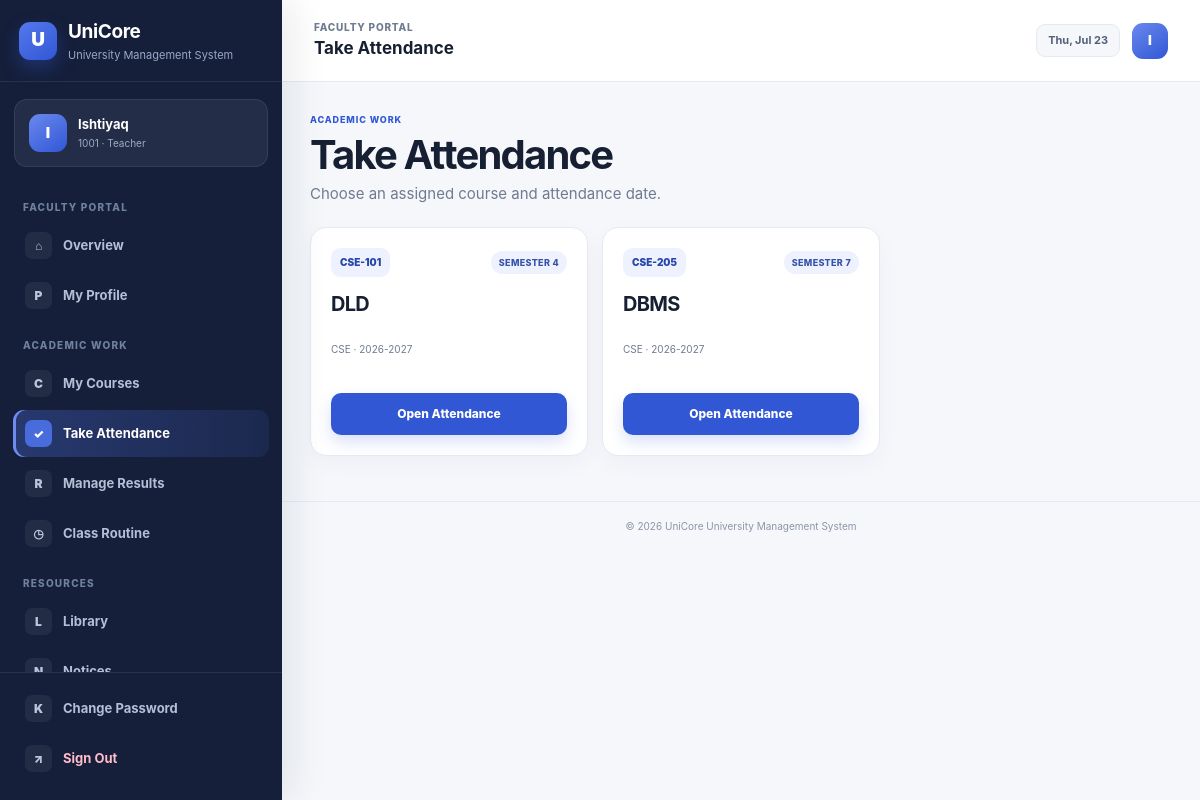
Screenshot of /teacher-portal/attendance/ (signed in) with the database file from the repository.
### accounts/models.py (models this page shows, shortened)
class UserProfile(models.Model):
    ADMIN = "ADMIN"
    STUDENT = "STUDENT"
    TEACHER = "TEACHER"
    ROLE_CHOICES = [
        (ADMIN, "Administrator"),
        (STUDENT, "Student"),
        (TEACHER, "Teacher"),
    ]
    user = models.OneToOneField(
        settings.AUTH_USER_MODEL,
        on_delete=models.CASCADE,
        related_name="ums_profile",
    )
    role = models.CharField(max_length=10, choices=ROLE_CHOICES)
    reference_id = models.CharField(
        max_length=30,
        blank=True,
        help_text="Student ID from MySQL or Teacher ID from PostgreSQL.",
    )
    display_name = models.CharField(max_length=120, blank=True)
    created_at = models.DateTimeField(auto_now_add=True)
    updated_at = models.DateTimeField(auto_now=True)
    class Meta:
        ordering = ["role", "reference_id", "user__username"]
        constraints = [
            models.UniqueConstraint(
                fields=["role", "reference_id"],
                condition=~models.Q(reference_id=""),
                name="unique_role_reference_account",
            )
        ]

### academic/models.py (models this page shows, shortened)
class TimeStampedModel(models.Model):
    created_at = models.DateTimeField(auto_now_add=True)
    updated_at = models.DateTimeField(auto_now=True)
    class Meta:
        abstract = True

class CourseAssignment(TimeStampedModel):
    teacher_ref = models.CharField(max_length=30, help_text="Teacher ID from the PostgreSQL teacher database")
    teacher_name = models.CharField(max_length=120)
    course = models.ForeignKey(Course, on_delete=models.CASCADE, related_name="assignments")
    academic_year = models.CharField(max_length=9, default="2026-2027")
    semester = models.PositiveSmallIntegerField(choices=Course.SEMESTER_CHOICES, default=1)
    class Meta:
        ordering = ["-academic_year", "teacher_ref", "course__code"]
        constraints = [
            models.UniqueConstraint(
                fields=["teacher_ref", "course", "academic_year", "semester"],
                name="unique_teacher_course_assignment",
            )
        ]

class Course(TimeStampedModel):
    SEMESTER_CHOICES = [(number, f"Semester {number}") for number in range(1, 13)]
    code = models.CharField(max_length=20, unique=True)
    title = models.CharField(max_length=150)
    credit = models.DecimalField(
        max_digits=4,
        decimal_places=1,
        default=Decimal("3.0"),
        validators=[MinValueValidator(Decimal("0.5")), MaxValueValidator(Decimal("12.0"))],
    )
    department = models.ForeignKey(Department, on_delete=models.PROTECT, related_name="courses")
    semester = models.PositiveSmallIntegerField(choices=SEMESTER_CHOICES, default=1)
    active = models.BooleanField(default=True)
    class Meta:
        ordering = ["department__code", "semester", "code"]

class Department(TimeStampedModel):
    code = models.CharField(max_length=15, unique=True)
    name = models.CharField(max_length=120, unique=True)
    office = models.CharField(max_length=120, blank=True)
    phone = models.CharField(max_length=20, blank=True)
    description = models.TextField(blank=True)
    class Meta:
        ordering = ["code"]

### accounts/views.py (the view)
# urls.py: path("teacher-portal/attendance/", views.teacher_attendance_center, name="teacher_attendance_center"),
@teacher_required
def teacher_attendance_center(request):
    profile, reference, teacher, database_online, display_name = _teacher_identity(request.user)
    assignments = CourseAssignment.objects.filter(teacher_ref=reference).select_related("course", "course__department")
    return render(
        request,
        "accounts/teacher_work_center.html",
        {
            "assignments": assignments,
            "display_name": display_name,
            "title": "Take Attendance",
            "subtitle": "Choose an assigned course and attendance date.",
            "action_url_name": "teacher_attendance",
            "action_label": "Open Attendance",
        },
    )

### accounts/context_processors.py (called while the page is built)
def role_context(request):
    return {
        "ums_role": get_user_role(request.user),
        "ums_profile": get_user_profile(request.user),
    }

### accounts/utils.py (called while the page is built)
def get_user_role(user):
    if not getattr(user, "is_authenticated", False):
        return None
    if user.is_superuser or user.is_staff:
        return UserProfile.ADMIN
    try:
        return user.ums_profile.role
    except UserProfile.DoesNotExist:
        return None

def get_user_profile(user):
    if not getattr(user, "is_authenticated", False):
        return None
    try:
        return user.ums_profile
    except UserProfile.DoesNotExist:
        return None

### accounts/views.py (called while the page is built)
def _teacher_identity(user):
    profile = get_user_profile(user)
    reference = profile.reference_id
    teacher = None
    database_online = True
    try:
        teacher = Teacher.objects.filter(employee_id=reference).first()
        if teacher is None and str(reference).isdigit():
            teacher = Teacher.objects.filter(pk=int(reference)).first()
    except Exception:
        database_online = False
    display_name = teacher.name if teacher else (profile.display_name or user.username)
    return profile, reference, teacher, database_online, display_name

### accounts/templates/accounts/teacher_work_center.html (shortened to what this page needs)
{% extends "base.html" %}
{% block header_title %}{{ title }}{% endblock %}
{% block content %}
<div class="page-header"><div><span class="eyebrow">Academic Work</span><h1>{{ title }}</h1><p>{{ subtitle }}</p></div></div>
<div class="course-card-grid">{% for item in assignments %}<article class="course-card modern"><div class="course-card-top"><span class="course-code">{{ item.course.code }}</span><span class="soft-badge">Semester {{ item.semester }}</span></div><h3>{{ item.course.title }}</h3><p>{{ item.course.department.name }} · {{ item.academic_year }}</p><a class="btn btn-primary btn-block" href="{% url action_url_name item.id %}">{{ action_label }}</a></article>{% empty %}<div class="panel empty-state">No assigned courses are available.</div>{% endfor %}</div>
{% endblock %}

### templates/base.html (shortened to what this page needs)
{% load static %}
<!DOCTYPE html>
<html lang="en">
<head>
  <link rel="stylesheet" href="{% static 'ums/css/style.css' %}?v=20260722-ui2">
</head>
<body class="{% if user.is_authenticated %}app-body{% else %}public-body{% endif %}">
{% if user.is_authenticated %}
  {% with current=request.resolver_match.url_name %}
  <div class="app-layout">
    <aside class="sidebar" data-sidebar>
      <div class="sidebar-brand">
        <a href="{% url 'portal_redirect' %}" class="brand-link">
          <span class="brand-symbol">U</span>
          <span><strong>UniCore</strong><small>University Management System</small></span>
        </a>
      </div>
      <div class="sidebar-profile">
        <span class="profile-avatar">{{ ums_profile.display_name|default:user.username|first|upper }}</span>
        <div><strong>{{ ums_profile.display_name|default:user.username }}</strong><small>{% if ums_role == "ADMIN" %}Administrator{% elif ums_role == "STUDENT" %}{{ ums_profile.reference_id }} · Student{% else %}{{ ums_profile.reference_id }} · Teacher{% endif %}</small></div>
      </div>
      <nav class="sidebar-nav" aria-label="Main navigation">
        {% if ums_role == "ADMIN" %}
          <span class="nav-section-label">Overview</span>
          <a class="nav-item {% if current == 'home' %}active{% endif %}" href="{% url 'home' %}"><span class="nav-icon">⌂</span><span>Dashboard</span></a>
          <span class="nav-section-label">Management</span>
          <a class="nav-item {% if current == 'student_list' or current == 'add_student' or current == 'edit_student' %}active{% endif %}" href="{% url 'student_list' %}"><span class="nav-icon">S</span><span>Students</span></a>
          <a class="nav-item {% if current == 'teacher_list' or current == 'add_teacher' or current == 'edit_teacher' %}active{% endif %}" href="{% url 'teacher_list' %}"><span class="nav-icon">T</span><span>Teachers</span></a>
          <a class="nav-item {% if current == 'academic_dashboard' or current == 'department_list' or current == 'course_list' or current == 'enrollment_list' or current == 'assignment_list' or current == 'attendance_list' or current == 'result_list' or current == 'fee_list' or current == 'routine_list' or current == 'notice_list' %}active{% endif %}" href="{% url 'academic_dashboard' %}"><span class="nav-icon">A</span><span>Academic</span></a>
          <a class="nav-item {% if current == 'library_list' or current == 'issue_list' %}active{% endif %}" href="{% url 'library_list' %}"><span class="nav-icon">L</span><span>Library</span></a>
          <a class="nav-item {% if current == 'bus_card_list' or current == 'bus_card_review' %}active{% endif %}" href="{% url 'bus_card_list' %}"><span class="nav-icon">B</span><span>Bus Cards</span></a>
          <a class="nav-item {% if current == 'account_list' or current == 'account_create' %}active{% endif %}" href="{% url 'account_list' %}"><span class="nav-icon">U</span><span>User Accounts</span></a>
          {% if user.is_staff %}<a class="nav-item" href="{% url 'admin:index' %}"><span class="nav-icon">⚙</span><span>System Admin</span></a>{% endif %}
        {% elif ums_role == "TEACHER" %}
          <span class="nav-section-label">Faculty Portal</span>
          <a class="nav-item {% if current == 'teacher_portal' %}active{% endif %}" href="{% url 'teacher_portal' %}"><span class="nav-icon">⌂</span><span>Overview</span></a>
          <a class="nav-item {% if current == 'teacher_profile' %}active{% endif %}" href="{% url 'teacher_profile' %}"><span class="nav-icon">P</span><span>My Profile</span></a>
          <span class="nav-section-label">Academic Work</span>
          <a class="nav-item {% if current == 'teacher_courses' or current == 'teacher_course' %}active{% endif %}" href="{% url 'teacher_courses' %}"><span class="nav-icon">C</span><span>My Courses</span></a>
          <a class="nav-item {% if current == 'teacher_attendance_center' or current == 'teacher_attendance' %}active{% endif %}" href="{% url 'teacher_attendance_center' %}"><span class="nav-icon">✓</span><span>Take Attendance</span></a>
          <a class="nav-item {% if current == 'teacher_results_center' or current == 'teacher_results' %}active{% endif %}" href="{% url 'teacher_results_center' %}"><span class="nav-icon">R</span><span>Manage Results</span></a>
          <a class="nav-item {% if current == 'teacher_routine' %}active{% endif %}" href="{% url 'teacher_routine' %}"><span class="nav-icon">◷</span><span>Class Routine</span></a>
          <span class="nav-section-label">Resources</span>
          <a class="nav-item " href="{% url 'member_library_catalog' %}"><span class="nav-icon">L</span><span>Library</span></a>
          <a class="nav-item {% if current == 'teacher_notices' %}active{% endif %}" href="{% url 'teacher_notices' %}"><span class="nav-icon">N</span><span>Notices</span></a>
        {% endif %}
      </nav>
      <div class="sidebar-footer">
        <a class="nav-item {% if current == 'change_password' %}active{% endif %}" href="{% url 'change_password' %}"><span class="nav-icon">K</span><span>Change Password</span></a>
        <form method="post" action="{% url 'logout' %}">{% csrf_token %}<button class="nav-item logout-item" type="submit"><span class="nav-icon">↗</span><span>Sign Out</span></button></form>
      </div>
    </aside>
    <div class="app-main">
      <header class="app-header">
        <div class="header-left">
          <div><span class="header-kicker">{% if ums_role == 'ADMIN' %}Administration{% elif ums_role == 'STUDENT' %}Student Portal{% else %}Faculty Portal{% endif %}</span><strong>{% block header_title %}University Management System{% endblock %}</strong></div>
        </div>
        <div class="header-actions"><span class="date-chip">{% now "D, M d" %}</span><span class="header-avatar">{{ ums_profile.display_name|default:user.username|first|upper }}</span></div>
      </header>
      <main class="app-content">
        {% block content %}{% endblock %}
      </main>
      <footer class="app-footer">© {% now "Y" %} UniCore University Management System</footer>
    </div>
  </div>
  {% endwith %}
{% endif %}
</body>
</html>

### rows the page displays
UserProfile: display_name|first "I", display_name "Ishtiyaq", reference_id "1001"
CourseAssignment: course.code "CSE-101", semester "4", course "DLD", course.department.name "CSE", academic_year "2026-2027", action_label "Open Attendance"
CourseAssignment: course.code "CSE-205", semester "7", course "DBMS", course.department.name "CSE", academic_year "2026-2027", action_label "Open Attendance"

### other values shown
{{ title }} "Take Attendance"
{{ subtitle }} "Choose an assigned course and attendance date."
